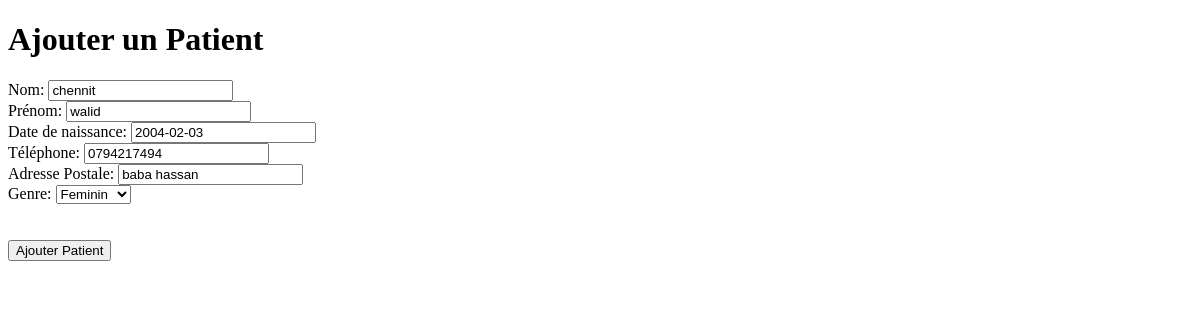
Page /prefill_patient/1/ on the earlier database version.
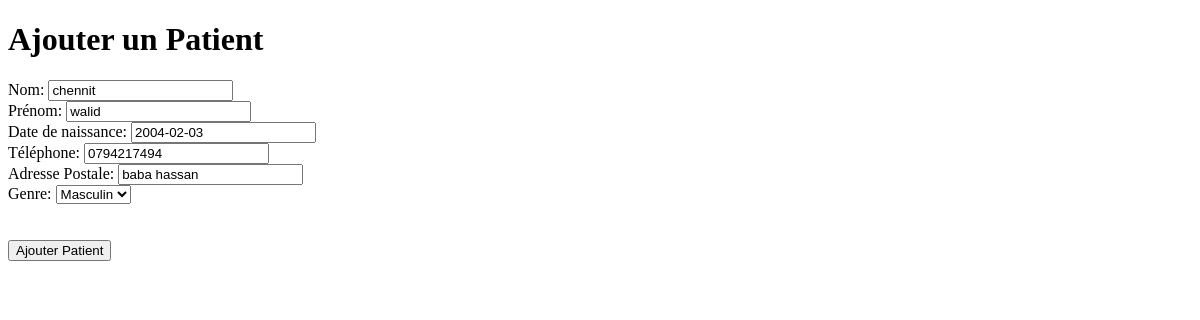
Same page on the later database version.
### app1/models.py (models this page shows, shortened)
class Patient(models.Model) :
    Num_P = models.AutoField(primary_key=True)
    Nom_P = models.CharField(max_length = 50)
    Prenom_P = models.CharField(max_length = 50)
    DateNaissance = models.DateField()
    Telephone_P = models.CharField(max_length = 10, help_text = 'Entrez un numero de telephone valable svp')
    Adresse_P = models.CharField(max_length = 50)
    choix_genre = [
        ('M', 'Masculin'),
        ('F', 'Feminin'),
    ]
    Genre = models.CharField(max_length = 1,choices = choix_genre)

### app1/views.py (the view)
# urls.py: path('prefill_patient/<int:pk>/', prefillPatient, name='prefill_patient'),
def prefillPatient(request, pk):
    patient = Patient.objects.get(Num_P=pk)
    form = PatientForm(instance=patient)
    if request.method == 'POST':
        form = PatientForm(request.POST, instance=patient)
        if form.is_valid():
            form.save()
            return redirect('liste_patients')
    request.session['patient_to_update'] = pk
    context = {'form': form}
    return render(request, 'ajouter_patient.html', context)

### app1/forms.py
class PatientForm(forms.ModelForm) :
    class Meta:
        model = Patient
        fields = '__all__'

### app1/templates/ajouter_patient.html (shortened to what this page needs)
<!DOCTYPE html>
<html lang="fr">
<head>
</head>
<body>
<h1>Ajouter un Patient</h1>
<form method="post" action="{% url 'ajouter_patient' %}">
    <div class="form-group">
        <label for="{{ form.Nom_M.id_for_label }}">Nom:</label>
        {{ form.Nom_P }}
    </div>
    <div class="form-group">
        <label for="{{ form.Prenom_M.id_for_label }}">Prénom:</label>
        {{ form.Prenom_P }}
    </div>
    <div class="form-group">
        <label for="{{ form.Telephone_M.id_for_label }}">Date de naissance:</label>
        {{ form.DateNaissance}}
    </div>
    <div class="form-group">
        <label for="{{ form.Telephone_M.id_for_label }}">Téléphone:</label>
        {{ form.Telephone_P}}
    </div>
    <div class="form-group">
        <label for="{{ form.Telephone_M.id_for_label }}">Adresse Postale:</label>
        {{ form.Adresse_P}}
    </div>
    <div class="form-group">
        <label for="{{ form.Telephone_M.id_for_label }}">Genre:</label>
        {{ form.Genre}}
    </div>
    <br><br>
    <button type="submit">Ajouter Patient</button>
</form>
</body>
</html>

Differences in the rows shown:
changed Patient "chennit": Genre "Feminin" → "Masculin"
